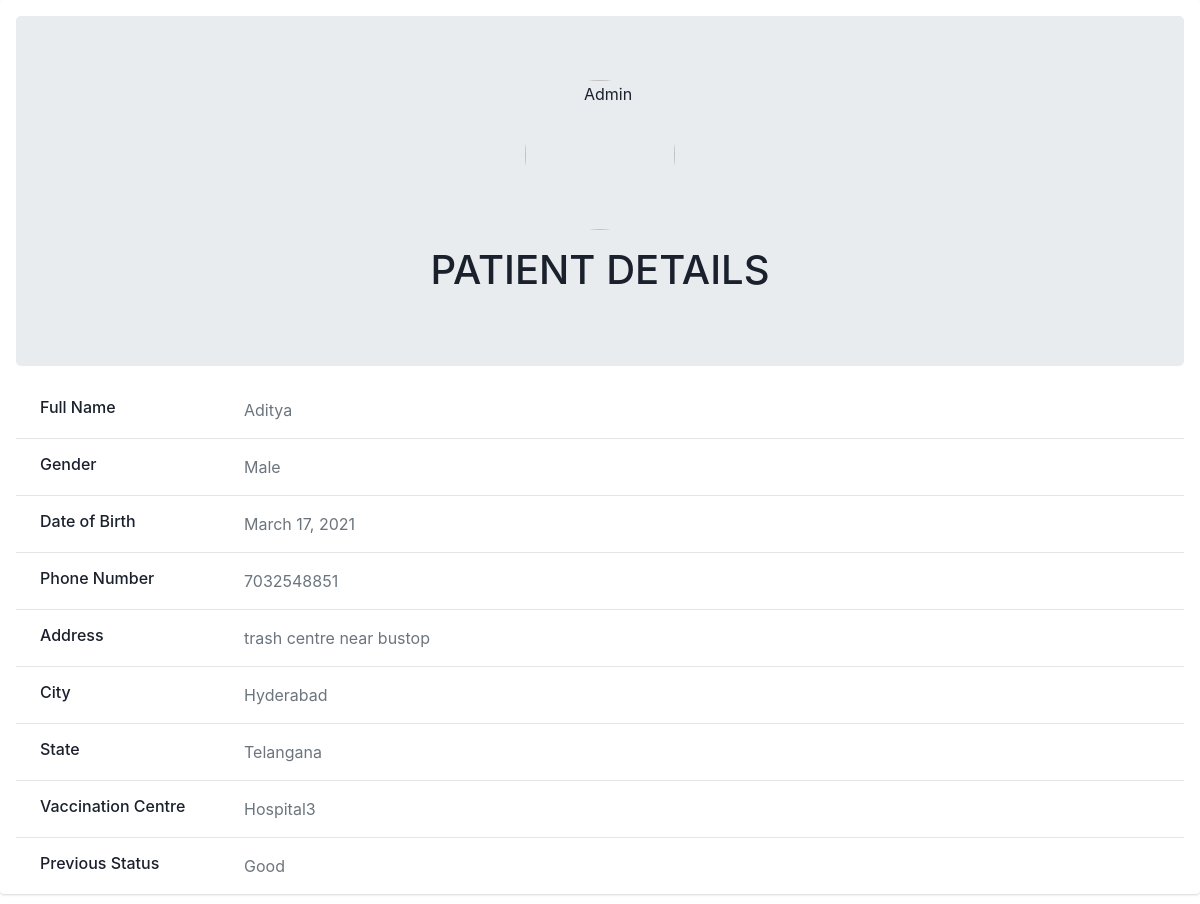
The app's page /vc/report/showpatient/1/ (signed in), older data.
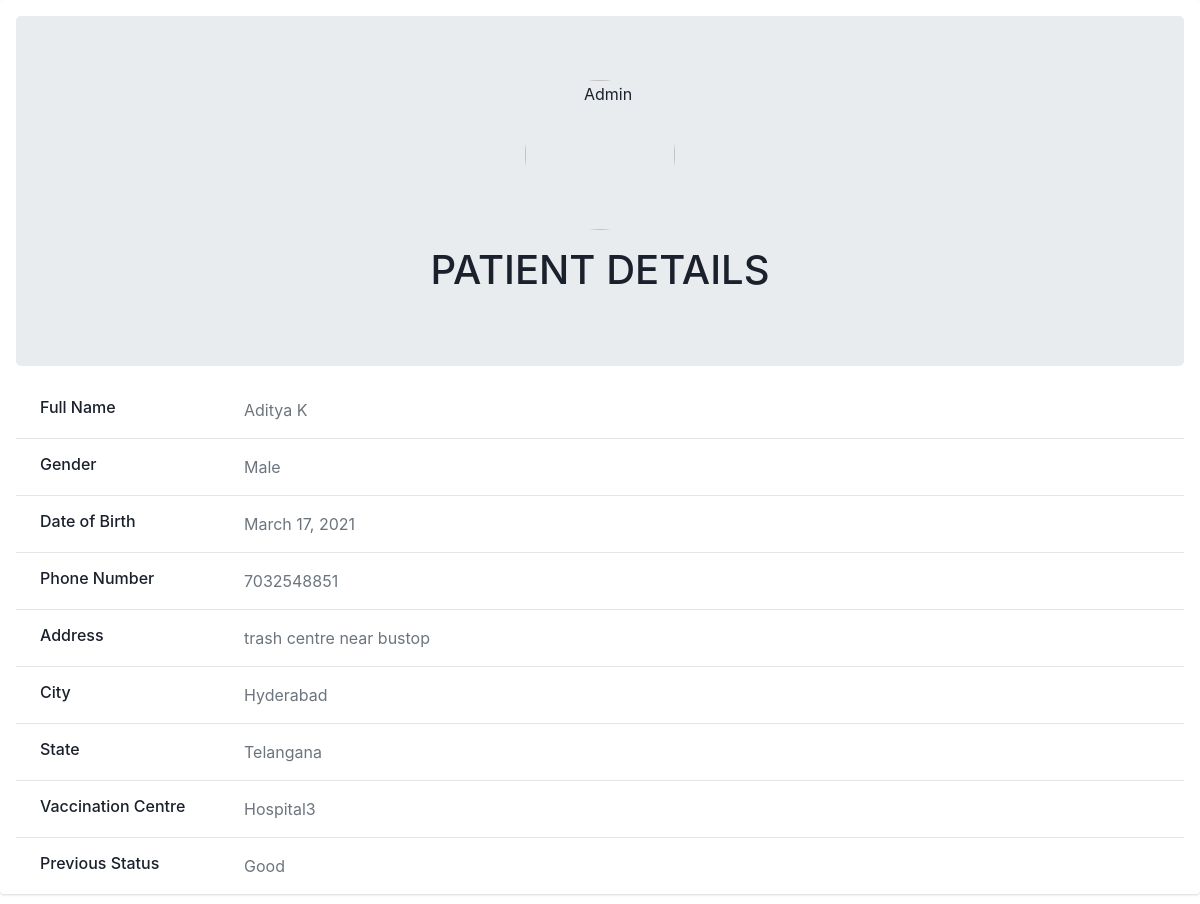
The same page, newer data.
### C19V/models.py (models this page shows, shortened)
class VaccinatedPerson(models.Model):
    GENDER_CHOICES = (('M','Male'),('F','Female'))
    user = models.OneToOneField(User,on_delete=CASCADE)
    name = models.CharField(max_length=50,null=True)
    gender = models.CharField(max_length=1,choices=GENDER_CHOICES,null=True)
    dob = models.DateField(null=True)
    phone_no =models.CharField(max_length=10,null=True)
    address = models.TextField(max_length=128,null=True)
    city = models.CharField(max_length=50,null=True)
    state = models.CharField(max_length=50,null=True)
    date_created = models.DateTimeField(auto_now_add=True)
    centre = models.CharField(max_length=50,null=True)

### C19V/views.py (the view)
# urls.py: path('vc/report/showpatient/<str:pk>/',views.show,name='show_patient'),                     # to show a particular vaccination person details
@decorators.VC_required(login_url='loginvc')
def show(request,pk):
   person = models.VaccinatedPerson.objects.get(id=pk)
   status = models.Status.objects.filter(person=person).last()
   context={'person':person ,'status':status}
   return render(request,'showpatient.html',context)

### C19V/templates/showpatient.html (shortened to what this page needs)
{% load static %}
<link rel="stylesheet" href="https://stackpath.bootstrapcdn.com/bootstrap/4.3.1/css/bootstrap.min.css">
<link rel="stylesheet" type="text/css" href="{% static '/css/patient_home.css'%}">
<centre>
    <div class="container-md-8">
      <div class="card mb-3">
        <div class="card-body">
          <div class="jumbotron align-items-center text-center">
            <img src="https://bootdey.com/img/Content/avatar/avatar7.png" alt="Admin" class="rounded-circle" width="150">
            <div class="mt-3">
              <h1>PATIENT DETAILS</h1>
            </div>
          </div>
          <div class="row">
            <div class="col-sm-3">
              <h6 class="mb-0 pl-4">Full Name</h6>
            </div>
            <div class="col-sm-9 pl-4 text-secondary">
              {{ person.name }}
            </div>
          </div>
          <hr>
          <div class="row">
            <div class="col-sm-3">
              <h6 class="mb-0 pl-4">Gender</h6>
            </div>
            <div class="col-sm-9 pl-4 text-secondary">
              {% if person.gender == 'M' %}
                Male
              {% else %}
                Female
              {% endif %}
            </div>
          </div>
          <hr>
          <div class="row">
            <div class="col-sm-3">
              <h6 class="mb-0 pl-4">Date of Birth</h6>
            </div>
            <div class="col-sm-9 pl-4 text-secondary">
              {{person.dob | date}}
            </div>
          </div>
          <hr>
          <div class="row">
            <div class="col-sm-3">
              <h6 class="mb-0 pl-4">Phone Number</h6>
            </div>
            <div class="col-sm-9 pl-4 text-secondary">
              {{person.phone_no}}
            </div>
          </div>
          <hr>
          <div class="row">
            <div class="col-sm-3">
              <h6 class="mb-0 pl-4">Address</h6>
            </div>
            <div class="col-sm-9 pl-4 text-secondary">
              {{person.address}}
            </div>
          </div>
          <hr>
          <div class="row">
            <div class="col-sm-3">
              <h6 class="mb-0 pl-4">City</h6>
            </div>
            <div class="col-sm-9 pl-4 text-secondary">
              {{person.city}}
            </div>
          </div>
          <hr>
          <div class="row">
            <div class="col-sm-3">
              <h6 class="mb-0 pl-4">State</h6>
            </div>
            <div class="col-sm-9 pl-4 text-secondary">
              {{ person.state }}
            </div>
          </div>
          <hr>
          <div class="row">
            <div class="col-sm-3">
              <h6 class="mb-0 pl-4">Vaccination Centre</h6>
            </div>
            <div class="col-sm-9 pl-4 text-secondary">
              {{ person.centre }}
            </div>
          </div>
          <hr>
          <div class="row">
            <div class="col-sm-3">
              <h6 class="mb-0 pl-4">Previous Status</h6>
            </div>
            <div class="col-sm-9 pl-4 text-secondary">
              {{status.status}}
            </div>
          </div>
        </div>
      </div>
    </div>
  </centre>

Row changes from the older to the newer data that the page shows:
changed VaccinatedPerson "trash centre near bustop": name "Aditya" → "Aditya K"
